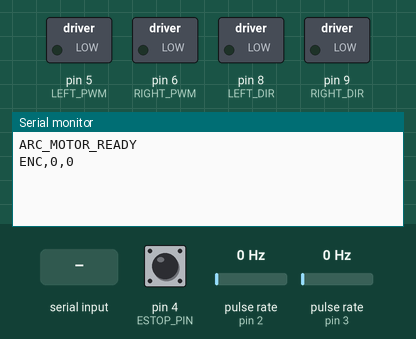
Bench run of a sketch on a simulated Arduino Uno, built with avr-gcc and run on an emulated ATmega328P. On the bench: switched loads named in the sketch (green lamp = pin HIGH), the last lines printed to the serial monitor. Wiring (inferred from the names in the program): 2 × pulse sensor: data pin 2 / data pin 3. Inputs (shaded band) come from the test bench; at power-on: pin 4 (ESTOP_PIN) HIGH, pulse rate (sensors on pin 2, pin 3) 0 Hz.

Above: at 1.2 s.
1.3 s: "STOP\n" received over Serial
At 1.9 s:
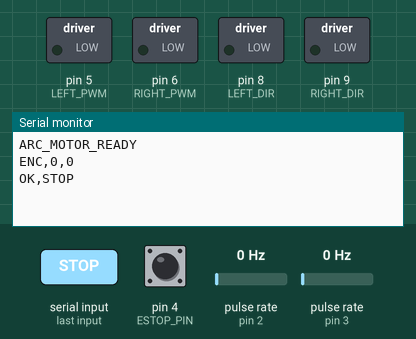
2.8 s: "90,45\n" received over Serial
At 2.96 s:
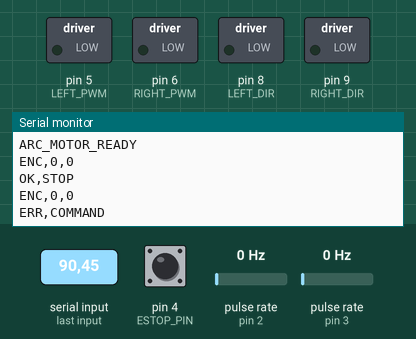
4.3 s: "M,90,45\n" received over Serial
At 4.9 s:
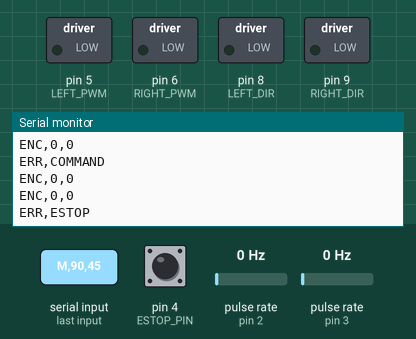

The sketch:

arc_cart_motor.ino
```cpp
#include <Arduino.h>

// ARC cart motor control - Arduino Uno
// SmartElex 15S motor drivers
// Serial protocol: 115200 baud

const uint8_t LEFT_PWM  = 5;
const uint8_t LEFT_DIR  = 8;
const uint8_t RIGHT_PWM = 6;
const uint8_t RIGHT_DIR = 9;

const uint8_t LEFT_ENC  = 2;
const uint8_t RIGHT_ENC = 3;
const uint8_t ESTOP_PIN = 4;

const int MAX_PWM = 60;
const unsigned long WATCHDOG_MS = 300;
const unsigned long TELEMETRY_MS = 1000;

volatile unsigned long leftPulses = 0;
volatile unsigned long rightPulses = 0;

unsigned long lastCommandMs = 0;
unsigned long lastTelemetryMs = 0;

int currentLeft = 0;
int currentRight = 0;
bool estopHealthy = false;

char inputBuffer[64];
uint8_t inputIndex = 0;

void leftEncoderISR() {
  leftPulses++;
}

void rightEncoderISR() {
  rightPulses++;
}

bool readEstopHealthy() {
  // NC loop closed = LOW = healthy
  return digitalRead(ESTOP_PIN) == LOW;
}

void setMotor(uint8_t pwmPin, uint8_t dirPin, int command) {
  command = constrain(command, -MAX_PWM, MAX_PWM);

  digitalWrite(dirPin, command >= 0 ? HIGH : LOW);
  analogWrite(pwmPin, abs(command));
}

void stopMotors() {
  currentLeft = 0;
  currentRight = 0;

  analogWrite(LEFT_PWM, 0);
  analogWrite(RIGHT_PWM, 0);

  // Direction pins are left in a defined state.
  digitalWrite(LEFT_DIR, LOW);
  digitalWrite(RIGHT_DIR, LOW);
}

void applyMotorCommands(int left, int right) {
  estopHealthy = readEstopHealthy();

  if (!estopHealthy) {
    stopMotors();
    Serial.println("ERR,ESTOP");
    return;
  }

  currentLeft = constrain(left, -MAX_PWM, MAX_PWM);
  currentRight = constrain(right, -MAX_PWM, MAX_PWM);

  setMotor(LEFT_PWM, LEFT_DIR, currentLeft);
  setMotor(RIGHT_PWM, RIGHT_DIR, currentRight);

  lastCommandMs = millis();
  Serial.println("OK");
}

void processCommand(char *command) {
  if (strcmp(command, "STOP") == 0) {
    stopMotors();
    lastCommandMs = millis();
    Serial.println("OK,STOP");
    return;
  }

  if (strcmp(command, "PING") == 0) {
    Serial.println("ARC_MOTOR_READY");
    return;
  }

  int left = 0;
  int right = 0;

  if (sscanf(command, "M,%d,%d", &left, &right) == 2) {
    applyMotorCommands(left, right);
    return;
  }

  Serial.println("ERR,COMMAND");
}

void readSerialCommands() {
  while (Serial.available() > 0) {
    char c = Serial.read();

    if (c == '\r') {
      continue;
    }

    if (c == '\n') {
      inputBuffer[inputIndex] = '\0';

      if (inputIndex > 0) {
        processCommand(inputBuffer);
      }

      inputIndex = 0;
      continue;
    }

    if (inputIndex < sizeof(inputBuffer) - 1) {
      inputBuffer[inputIndex++] = c;
    } else {
      inputIndex = 0;
      stopMotors();
      Serial.println("ERR,TOO_LONG");
    }
  }
}

void publishEncoderTelemetry() {
  unsigned long left;
  unsigned long right;

  noInterrupts();
  left = leftPulses;
  right = rightPulses;
  leftPulses = 0;
  rightPulses = 0;
  interrupts();

  Serial.print("ENC,");
  Serial.print(left);
  Serial.print(",");
  Serial.println(right);
}

void setup() {
  pinMode(LEFT_PWM, OUTPUT);
  pinMode(LEFT_DIR, OUTPUT);
  pinMode(RIGHT_PWM, OUTPUT);
  pinMode(RIGHT_DIR, OUTPUT);

  pinMode(ESTOP_PIN, INPUT_PULLUP);

  pinMode(LEFT_ENC, INPUT_PULLUP);
  pinMode(RIGHT_ENC, INPUT_PULLUP);

  attachInterrupt(
    digitalPinToInterrupt(LEFT_ENC),
    leftEncoderISR,
    RISING
  );

  attachInterrupt(
    digitalPinToInterrupt(RIGHT_ENC),
    rightEncoderISR,
    RISING
  );

  stopMotors();

  Serial.begin(115200);
  lastCommandMs = millis();
  lastTelemetryMs = millis();

  Serial.println("ARC_MOTOR_READY");
}

void loop() {
  readSerialCommands();

  // Hardware safety input is checked continuously.
  estopHealthy = readEstopHealthy();

  if (!estopHealthy) {
    stopMotors();
  }

  // Stop if fresh motor commands stop arriving.
  if (millis() - lastCommandMs > WATCHDOG_MS) {
    stopMotors();
  }

  if (millis() - lastTelemetryMs >= TELEMETRY_MS) {
    lastTelemetryMs = millis();
    publishEncoderTelemetry();
  }
}
```

Measured:
- after the input at 1.3 s, the serial monitor: prints a new line at once (image 1)
- after the input at 2.8 s, the serial monitor: prints a new line at once (image 2)
- after the input at 4.3 s, the serial monitor: prints a new line at once (image 3)
